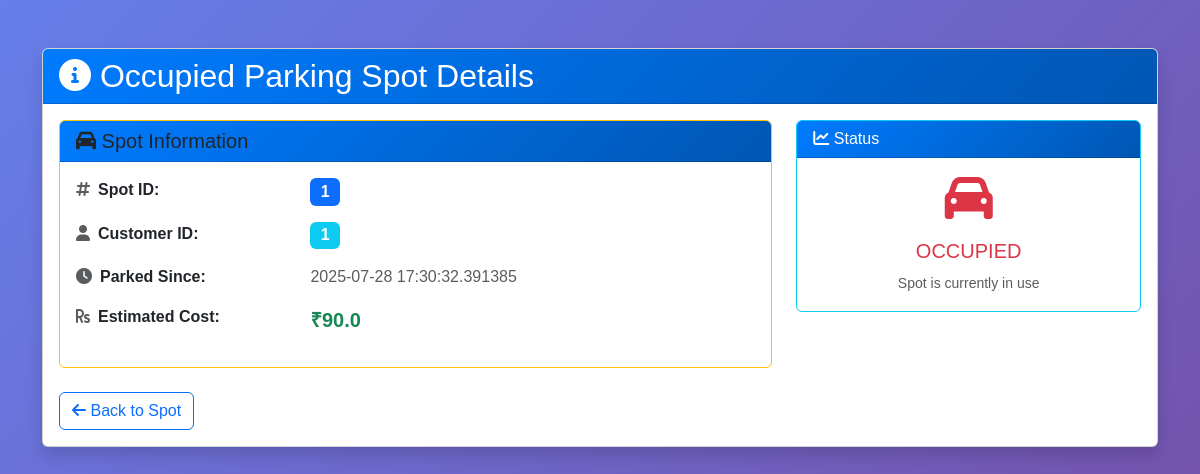
Page /admin/spot/1/details on the earlier database version.
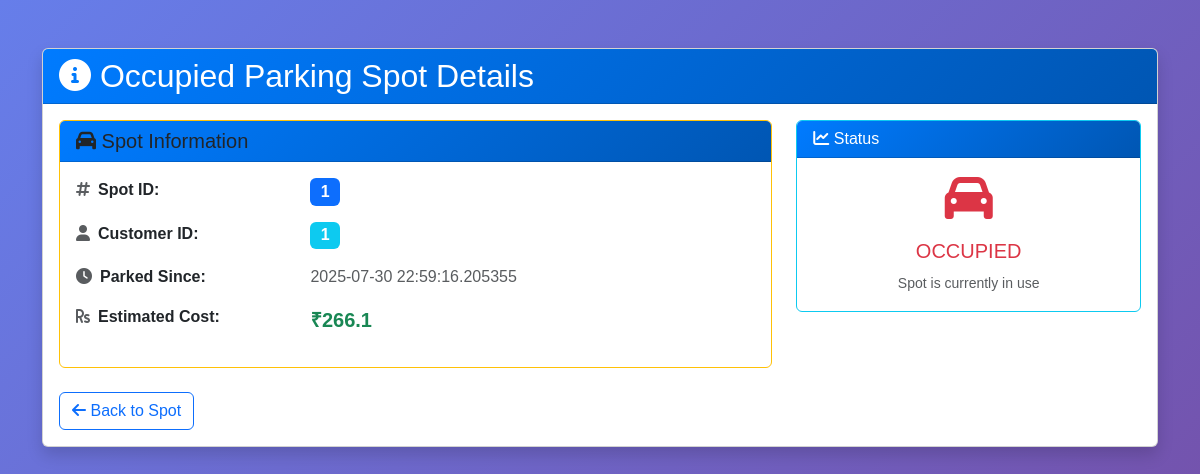
Same page on the later database version.
### models/model.py (models this page shows)
class Reservation(db.Model):
    id = db.Column(db.Integer, primary_key=True)
    spot_id = db.Column(db.Integer, db.ForeignKey('parking_spot.id'), nullable=False)
    user_id = db.Column(db.Integer, db.ForeignKey('user.id'), nullable=False)
    parking_timestamp = db.Column(db.DateTime, default=datetime.utcnow)
    leaving_timestamp = db.Column(db.DateTime, nullable=True)
    parking_cost = db.Column(db.Float)

### controllers/admin_routes.py (the view)
    @app.route("/admin/spot/<int:spot_id>/details")
    def view_occupied_spot(spot_id):
        spot = ParkingSpot.query.get_or_404(spot_id)
        reservation = Reservation.query.filter_by(spot_id=spot.id).order_by(Reservation.parking_timestamp.desc()).first()
        return render_template("occupied_spot_details.html", spot=spot, reservation=reservation)

### templates/occupied_spot_details.html (shortened to what the changed rows need)
<!DOCTYPE html>
<html>
<head>
    <link href="https://cdn.jsdelivr.net/npm/bootstrap@5.3.0/dist/css/bootstrap.min.css" rel="stylesheet">
    <link href="https://cdnjs.cloudflare.com/ajax/libs/font-awesome/6.0.0/css/all.min.css" rel="stylesheet">
    <link href="{{ url_for('static', filename='css/styles.css') }}" rel="stylesheet">
</head>
<body>
    <div class="container mb-5 pt-5">
        <div class="card shadow">
            <div class="card-header">
                <h2 class="mb-0"><i class="fas fa-info-circle"></i> Occupied Parking Spot Details</h2>
            </div>
            <div class="card-body">
                <div class="row">
                    <div class="col-md-8">
                        <div class="card border-warning">
                            <div class="card-body">
                                <div class="row mb-3">
                                    <div class="col-sm-8">
                                        <span class="badge bg-info fs-6">{{ reservation.user_id }}</span>
                                    </div>
                                </div>
                                <div class="row mb-3">
                                    <div class="col-sm-8">
                                        <span class="text-muted">{{ reservation.parking_timestamp }}</span>
                                    </div>
                                </div>
                                <div class="row mb-3">
                                    <div class="col-sm-8">
                                        {% if reservation.parking_cost %}
                                            <span class="text-success fw-bold fs-5">₹{{ reservation.parking_cost }}</span>
                                        {% else %}
                                            <span class="text-muted">—</span>
                                        {% endif %}
                                    </div>
                                </div>
                            </div>
                        </div>
                    </div>
                </div>
            </div>
        </div>
    </div>
</body>
</html>

Differences in the rows shown:
changed Reservation: parking_timestamp "2025-07-28 17:30:32.391385" → "2025-07-30 22:59:16.205355"; parking_cost "90.0" → "266.1"
